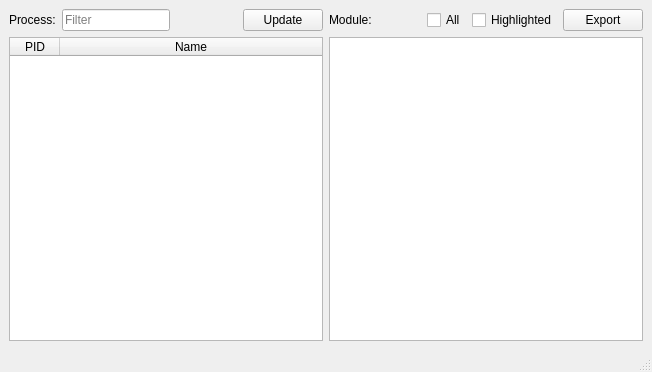
<?xml version="1.0" encoding="UTF-8"?>
<ui version="4.0">
 <class>MainWindow</class>
 <widget class="QMainWindow" name="MainWindow">
  <property name="geometry">
   <rect>
    <x>0</x>
    <y>0</y>
    <width>652</width>
    <height>372</height>
   </rect>
  </property>
  <property name="windowTitle">
   <string>MainWindow</string>
  </property>
  <widget class="QWidget" name="centralwidget">
   <layout class="QHBoxLayout" name="horizontalLayout_3">
    <item>
     <layout class="QVBoxLayout" name="verticalLayout">
      <item>
       <layout class="QHBoxLayout" name="horizontalLayout">
        <item>
         <widget class="QLabel" name="label">
          <property name="text">
           <string>Process:</string>
          </property>
         </widget>
        </item>
        <item>
         <widget class="QLineEdit" name="Proc_filterEdit">
          <property name="placeholderText">
           <string>Filter</string>
          </property>
          <property name="clearButtonEnabled">
           <bool>true</bool>
          </property>
         </widget>
        </item>
        <item>
         <spacer name="horizontalSpacer">
          <property name="orientation">
           <enum>Qt::Horizontal</enum>
          </property>
          <property name="sizeHint" stdset="0">
           <size>
            <width>40</width>
            <height>20</height>
           </size>
          </property>
         </spacer>
        </item>
        <item>
         <widget class="QPushButton" name="Proc_updateButton">
          <property name="text">
           <string>Update</string>
          </property>
         </widget>
        </item>
       </layout>
      </item>
      <item>
       <widget class="QTableWidget" name="Proc_procWidget">
        <property name="selectionMode">
         <enum>QAbstractItemView::SingleSelection</enum>
        </property>
        <property name="selectionBehavior">
         <enum>QAbstractItemView::SelectRows</enum>
        </property>
        <attribute name="horizontalHeaderDefaultSectionSize">
         <number>50</number>
        </attribute>
        <attribute name="horizontalHeaderStretchLastSection">
         <bool>true</bool>
        </attribute>
        <attribute name="verticalHeaderVisible">
         <bool>false</bool>
        </attribute>
        <column>
         <property name="text">
          <string>PID</string>
         </property>
        </column>
        <column>
         <property name="text">
          <string>Name</string>
         </property>
        </column>
       </widget>
      </item>
     </layout>
    </item>
    <item>
     <layout class="QVBoxLayout" name="verticalLayout_2">
      <item>
       <layout class="QHBoxLayout" name="horizontalLayout_2">
        <item>
         <widget class="QLabel" name="label_2">
          <property name="text">
           <string>Module:</string>
          </property>
         </widget>
        </item>
        <item>
         <spacer name="horizontalSpacer_2">
          <property name="orientation">
           <enum>Qt::Horizontal</enum>
          </property>
          <property name="sizeHint" stdset="0">
           <size>
            <width>40</width>
            <height>20</height>
           </size>
          </property>
         </spacer>
        </item>
        <item>
         <widget class="QCheckBox" name="Mod_allBox">
          <property name="text">
           <string>All</string>
          </property>
          <property name="tristate">
           <bool>true</bool>
          </property>
         </widget>
        </item>
        <item>
         <widget class="QCheckBox" name="Mod_highlightedBox">
          <property name="text">
           <string>Highlighted</string>
          </property>
          <property name="tristate">
           <bool>true</bool>
          </property>
         </widget>
        </item>
        <item>
         <widget class="QPushButton" name="Mod_exportButton">
          <property name="text">
           <string>Export</string>
          </property>
         </widget>
        </item>
       </layout>
      </item>
      <item>
       <widget class="QListWidget" name="Mod_modWidget"/>
      </item>
     </layout>
    </item>
   </layout>
  </widget>
  <widget class="QMenuBar" name="menubar">
   <property name="geometry">
    <rect>
     <x>0</x>
     <y>0</y>
     <width>652</width>
     <height>22</height>
    </rect>
   </property>
  </widget>
  <widget class="QStatusBar" name="statusbar"/>
 </widget>
 <resources/>
 <connections/>
</ui>
